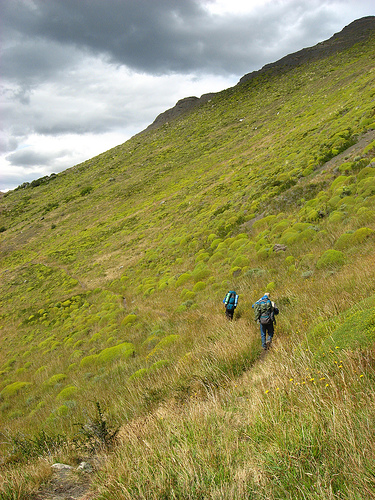
#> input picture gambar_dataset/374176648.jpg, 375 x 500 px, found by its file name
$ jupyter execute rotate.ipynb   (shell and % lines are left out)
#> lines starting #> are read from the running program, lines starting #| are printed output that depends on the picture
<a href="https://colab.research.google.com/github/hanifnurf/TubesTKC_FlickrImage/blob/main/opencv_basic/rotate.ipynb" target="_parent"></a>

[cell 1]
import wget
url = "https://github.com/hanifnurf/TubesTKC_FlickrImage/blob/main/gambar_dataset/374176648.jpg?raw=true"
wget.download(url)

[cell 2]
# import the necessary packages
import matplotlib.pyplot as plt
import argparse
import imutils
import cv2

[cell 3]
def plt_imshow(title, image):
    # convert the image frame BGR to RGB color space and display it
	image = cv2.cvtColor(image, cv2.COLOR_BGR2RGB)
	plt.imshow(image)
	plt.title(title)
	plt.grid(False)
	plt.show()

[cell 4]
args = {
    "image": "374176648.jpg"
}

[cell 5]
# load the image and show it
image = cv2.imread(args["image"])
#> image is the input picture: shape (500, 375, 3); mean B, G, R 86.8, 144, 147.7
plt_imshow("Original", image)

# grab the dimensions of the image and calculate the center of the
# image
(h, w) = image.shape[:2]
#> h = 500; w = 375
(cX, cY) = (w // 2, h // 2)
#> cX = 187; cY = 250

# rotate our image by 45 degrees around the center of the image
M = cv2.getRotationMatrix2D((cX, cY), 45, 1.0)
rotated = cv2.warpAffine(image, M, (w, h))
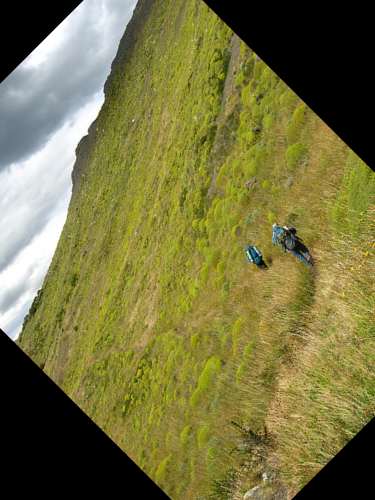
#> rotated: shape (500, 375, 3); mean B, G, R 64.1, 115.3, 119.2
plt_imshow("Rotated by 45 Degrees", rotated)

# rotate our image by -90 degrees around the image
M = cv2.getRotationMatrix2D((cX, cY), -90, 1.0)
#> M = [[6.12e-17, -1, 437], [1, 6.12e-17, 63]]
rotated = cv2.warpAffine(image, M, (w, h))
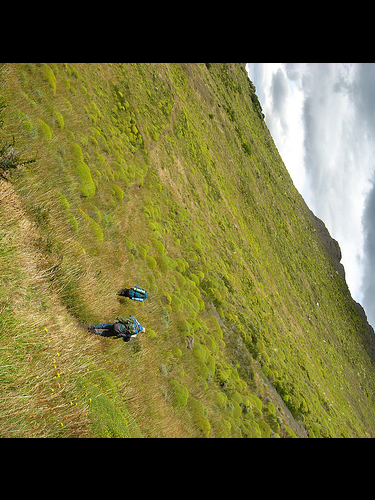
#> rotated: shape (500, 375, 3); mean B, G, R 58.1, 108, 112
plt_imshow("Rotated by -90 Degrees", rotated)

[cell 6]
# rotate our image around an arbitrary point rather than the center
M = cv2.getRotationMatrix2D((10, 10), 45, 1.0)
rotated = cv2.warpAffine(image, M, (w, h))
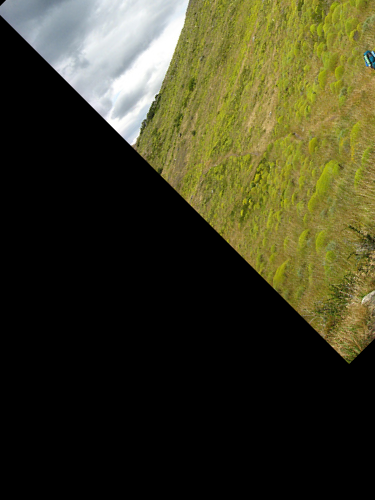
#> rotated: shape (500, 375, 3); mean B, G, R 34, 59.1, 60.6
plt_imshow("Rotated by Arbitrary Point", rotated)

[cell 7]
# use our imutils function to rotate an image 180 degrees
rotated = imutils.rotate(image, 180)
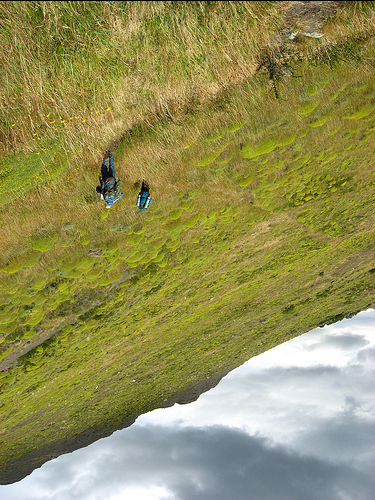
#> rotated: shape (500, 375, 3); mean B, G, R 86.4, 143.6, 147.3
plt_imshow("Rotated by 180 Degrees", rotated)

[cell 8]
# rotate our image by 33 degrees counterclockwise, ensuring the
# entire rotated image still views in the viewing area
rotated = imutils.rotate_bound(image, -33)
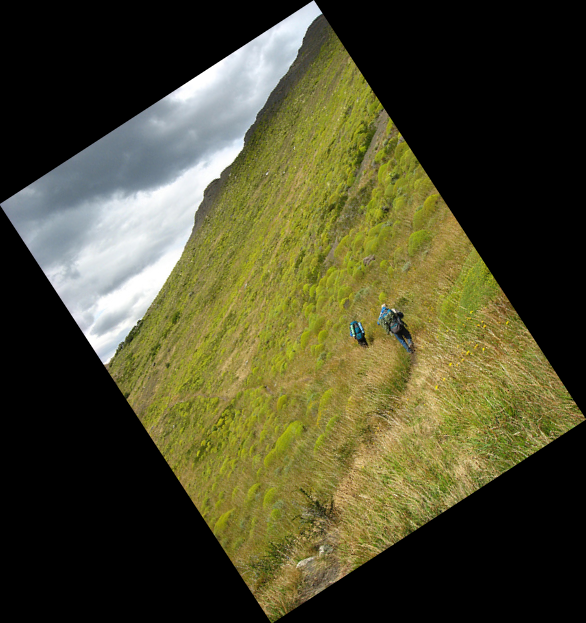
#> rotated: shape (623, 586, 3); mean B, G, R 44.6, 73.9, 75.9
plt_imshow("Rotated Without Cropping", rotated)

$ run again, with gambar_dataset/58363928.jpg copied over gambar_dataset/374176648.jpg
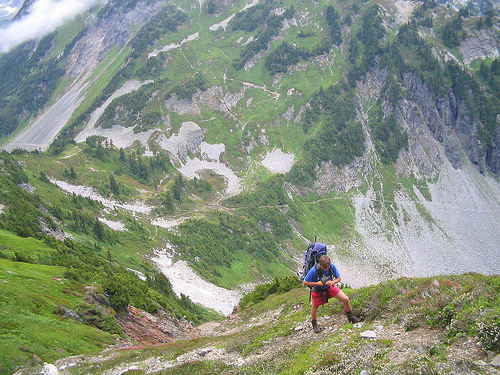
#> input picture gambar_dataset/58363928.jpg, 500 x 375 px, found by its file name
#> image is the input picture: shape (375, 500, 3); mean B, G, R 127.5, 144.6, 134.5
#> `rotated = imutils.rotate(image, 180)`:
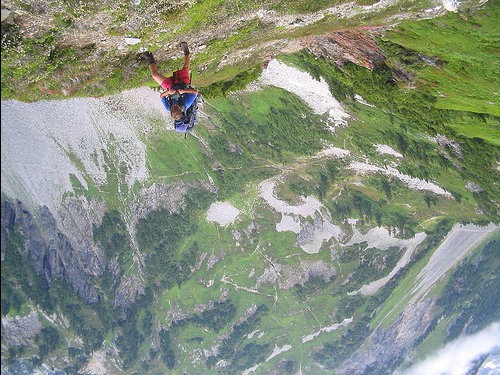
#> rotated: shape (375, 500, 3); mean B, G, R 127.3, 144.3, 134.2
#> `rotated = imutils.rotate_bound(image, -33)`:
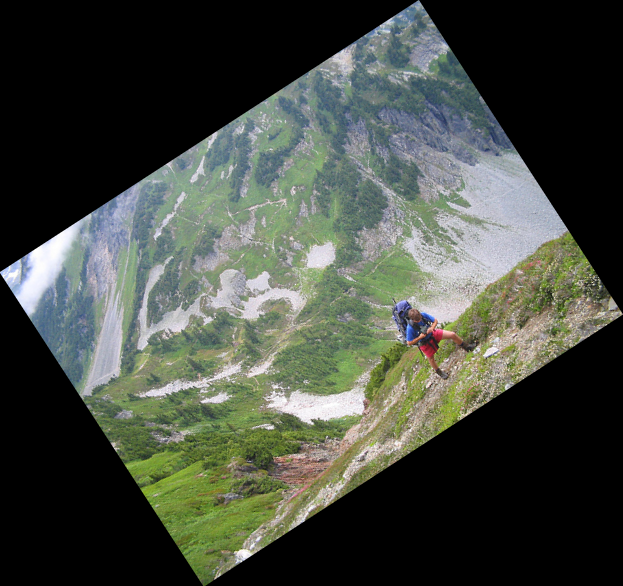
#> rotated: shape (586, 623, 3); mean B, G, R 65.5, 74.3, 69.1
#> image: shape (586, 623, 3)
